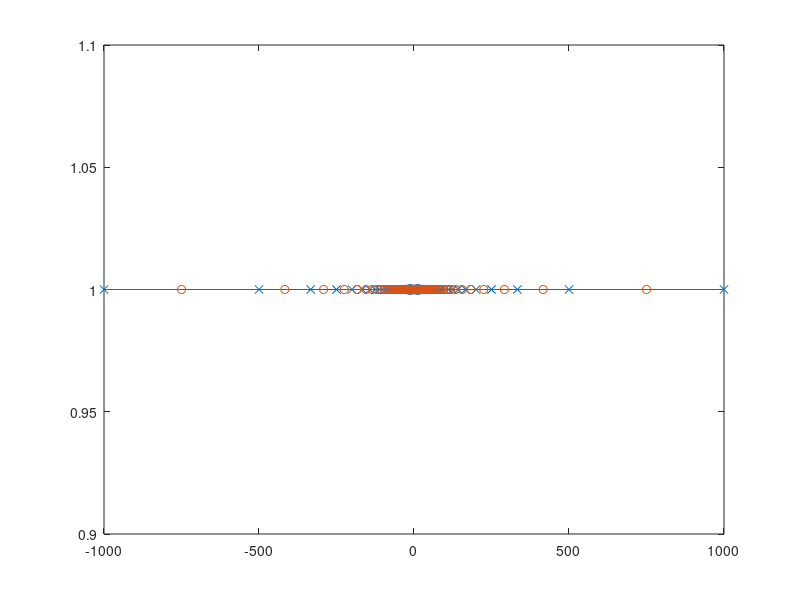
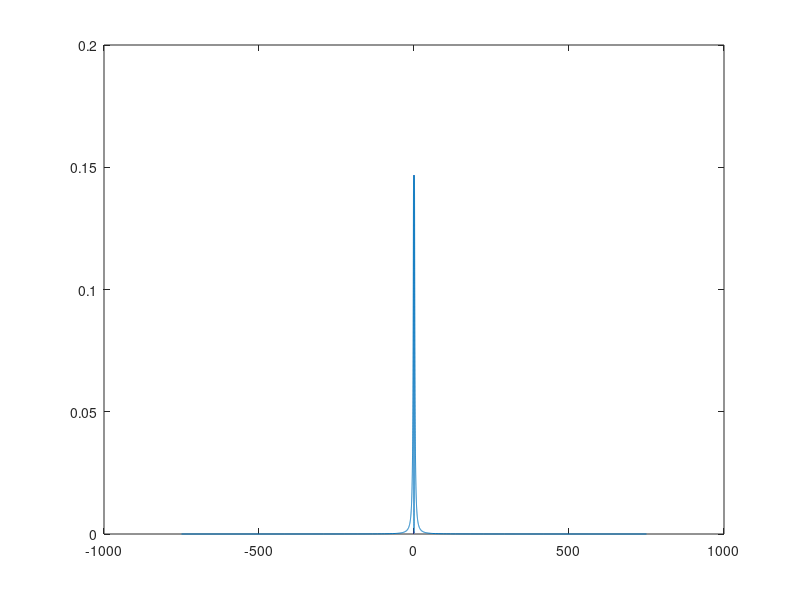
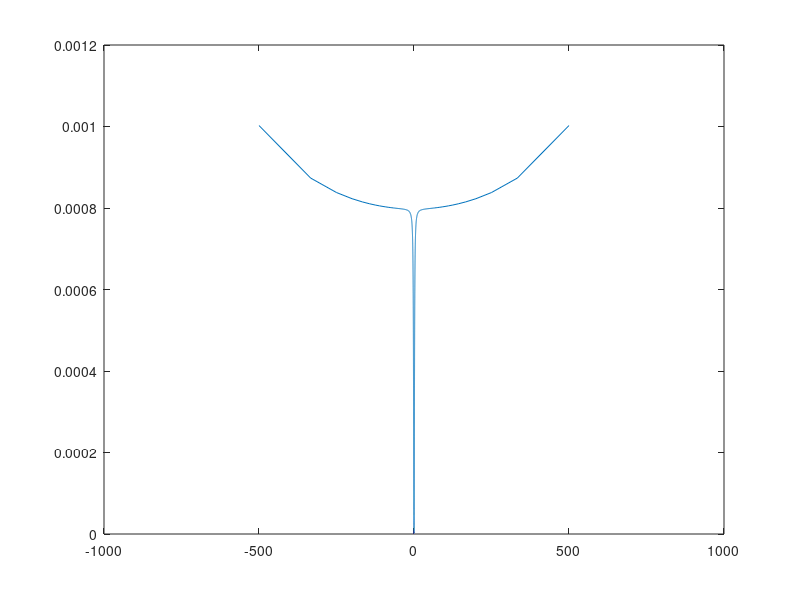
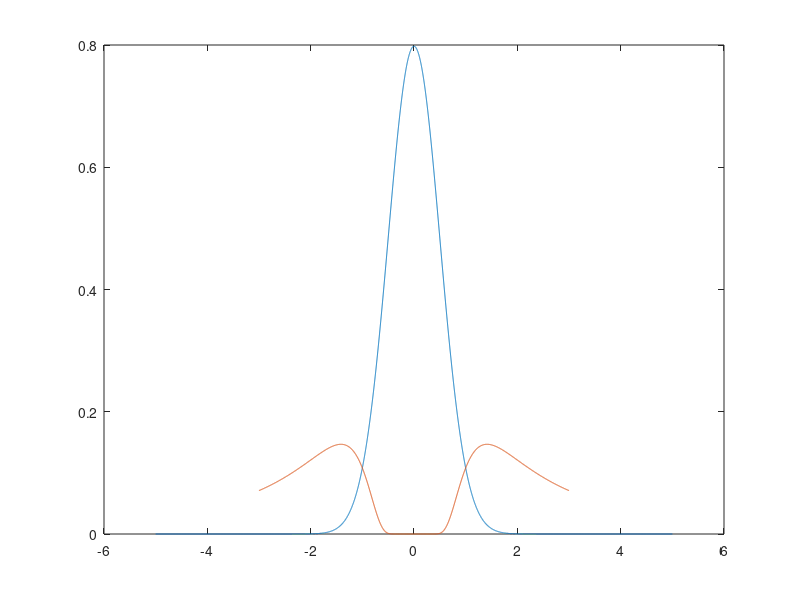

The MATLAB script that drew these images, in order:
function testProb
close all;
e = 0;
sigma = 0.5;

x1 = [-5:0.001:5] + e;
x2 = 1./x1;
x3 = [-3:0.0021:3];
% x1 = 1./x3;
expectation1 = 1/(sqrt(2*pi)*sigma)* exp(-(x1-e).^2/2/sigma/sigma);

expectation2 = 1/(sqrt(2*pi)*sigma)* exp(-(1./x2 - e).^2./2./sigma/sigma)./x2./x2;
expectation3 = 1/(sqrt(2*pi)*sigma)* exp(-(1./x3 - e).^2./2./sigma/sigma)./x3./x3;


dlt = mean(diff(x1));
x11 = [x1(1)-dlt x1 x1(end)+dlt];
        xVec1 = 1./x11;
        xVec1 = sort(xVec1);
        xVec1_0 = xVec1(2:end-1);
        dlt2 = diff(xVec1)./2;
        xVec11 = xVec1(1:end-1) + [dlt2];
    interval = abs(diff(xVec11));
    figure,plot(xVec1,ones(1,length(xVec1)),'-x');hold on;plot(xVec11, 1.*ones(1,length(xVec11)),'o');
    expectation = 1/(sqrt(2*pi)*sigma)* exp(-(1./xVec11 - e).^2./2./sigma/sigma)./xVec11./xVec11;
figure,plot(xVec11, expectation)
        expectationMat = [expectation(1:end-1)' expectation(2:end)'];
        
                        prob = (mean(expectationMat')'.*interval')';
                      figure,plot(xVec1_0, prob);  
                            id = ~isnan(prob) & ~isinf(prob);
                           si =  sum(prob(id));
                           
                           ekj = 1;
% [expectation1_1, xVec1_1] = probDensity(e, sigma, x1, 'theta');
% [expectation2_1, xVec2_1] = probDensity(e, sigma, x1, 'disparity');

% figure,plot([expectation1_1 - expectation1; expectation2_1 - expectation2]');
% figure,plot(xVec2_1 - x2);

figure,plot(x1, expectation1);hold on,plot(x3, expectation3);%hold on,plot(x3, expectation3);
end